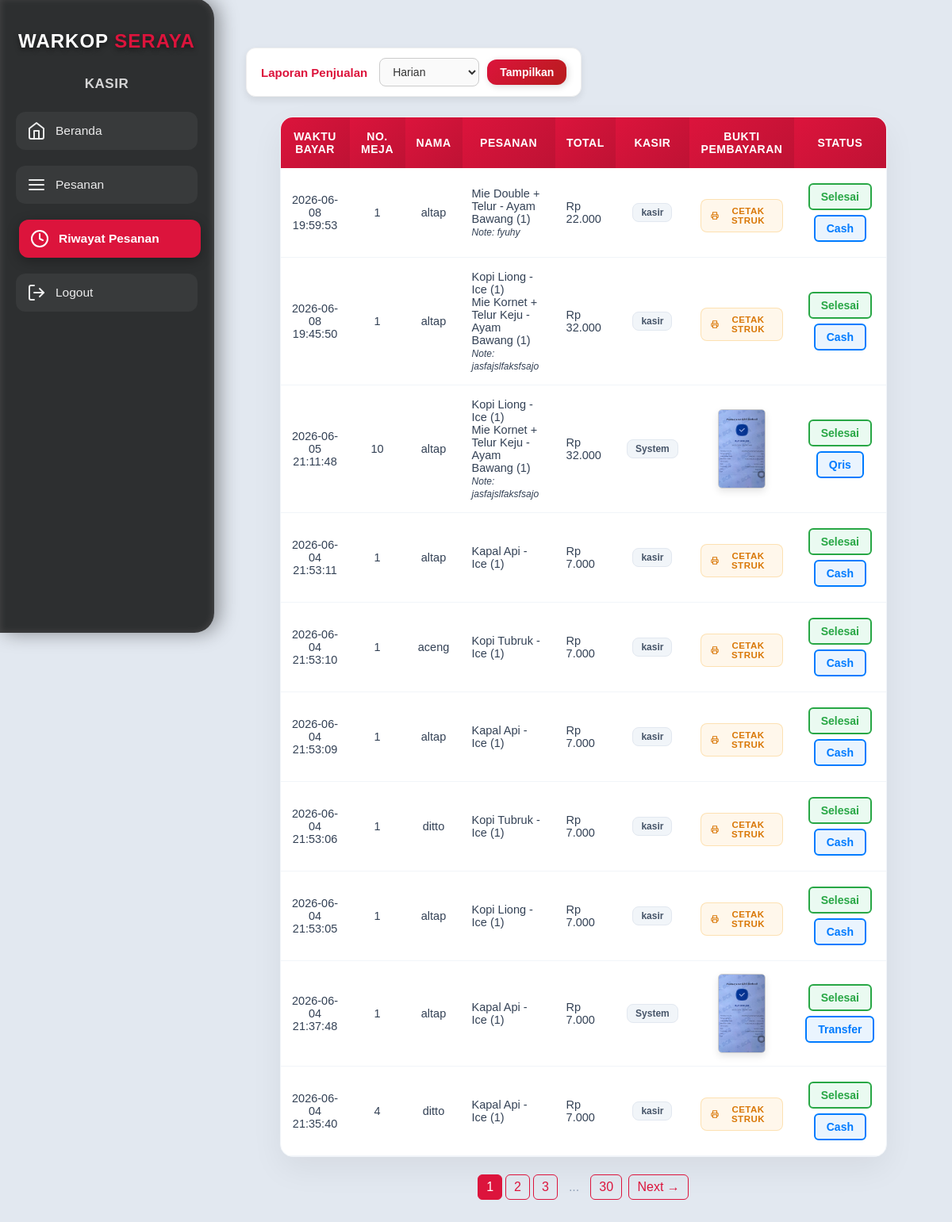
The app's page /admin_kasir/riwayat_pesanan.php (signed in) with its own data.
### tables this page shows
CREATE TABLE `transaksi` (
  `id_transaksi` int NOT NULL,
  `id_admin` int DEFAULT NULL,
  `nama_pemesan` varchar(100) NOT NULL,
  `nomor_meja` varchar(25) NOT NULL,
  `status_pesanan` enum('draft','pending','diproses','selesai','dibayar') NOT NULL,
  `waktu_pemesanan` timestamp NOT NULL DEFAULT CURRENT_TIMESTAMP,
  `total` decimal(10,2) NOT NULL
);

### admin_kasir/riwayat_pesanan.php (the view, shortened to what this page needs)
<?php
include "../koneksi.php";
$limit = 10;
$page = isset($_GET['page']) ? (int)$_GET['page'] : 1;
$start = ($page - 1) * $limit;
$countSql = "
  SELECT COUNT(DISTINCT t.id_transaksi) as total
  FROM transaksi t
  JOIN pembayaran pby ON t.id_transaksi = pby.id_transaksi
  WHERE LOWER(TRIM(t.status_pesanan)) = 'selesai'
    AND LOWER(TRIM(pby.status)) = 'sudah bayar'
";
$countRes = mysqli_query($conn, $countSql);
$totalRow = mysqli_fetch_assoc($countRes)['total'];
$totalPages = ceil($totalRow / $limit);
function renderRiwayatTable($conn, $start, $limit) {
    $sql = "
      SELECT
        t.id_transaksi,
        t.nomor_meja,
        t.nama_pemesan,
        t.status_pesanan,
        t.waktu_pemesanan,
        t.total,
        t.id_admin,
        a.username AS nama_kasir,
        pby.metode,
        pby.status AS status_bayar,
        pby.waktu_bayar,
        pby.bukti_file,
        GROUP_CONCAT(
          CONCAT(
            pr.nama_produk,
            IF(vp.nama_varian IS NOT NULL AND vp.nama_varian <> '',
               CONCAT(' - ', vp.nama_varian),
               ''
            ),
            ' (', d.quantity, ')',
            IF(d.catatan IS NOT NULL AND d.catatan <> '',
               CONCAT('<br><small><i>Note: ', d.catatan, '</i></small>'),
               ''
            )
          ) ORDER BY d.id_detail ASC SEPARATOR '<br>'
        ) AS pesanan
      FROM transaksi t
      JOIN detail_transaksi d ON t.id_transaksi = d.id_transaksi
      JOIN produk pr ON d.id_produk = pr.id_produk
      LEFT JOIN varian_produk vp ON d.id_varian = vp.id_varian
      JOIN pembayaran pby ON t.id_transaksi = pby.id_transaksi
      LEFT JOIN admin a ON t.id_admin = a.id_admin
      WHERE LOWER(TRIM(t.status_pesanan)) = 'selesai'
        AND LOWER(TRIM(pby.status)) = 'sudah bayar'
      GROUP BY t.id_transaksi, t.nomor_meja, t.nama_pemesan, t.status_pesanan, t.waktu_pemesanan, t.total, pby.metode, pby.status, pby.waktu_bayar, pby.bukti_file, a.username
      ORDER BY pby.waktu_bayar DESC
      LIMIT $start, $limit
    ";
    $result = mysqli_query($conn, $sql);
    if ($result && mysqli_num_rows($result) > 0) {
        while ($row = mysqli_fetch_assoc($result)) {
            $id = (int)$row['id_transaksi'];
            echo "<tr data-id='{$id}'>";
            echo "<td>".htmlspecialchars($row['waktu_bayar'])."</td>";
            echo "<td>".htmlspecialchars($row['nomor_meja'])."</td>";
            echo "<td>".htmlspecialchars($row['nama_pemesan'])."</td>";
            echo "<td>".$row['pesanan']."</td>";
            echo "<td style='text-align:left;'>Rp ".number_format($row['total'], 0, ',', '.')."</td>";
            echo "<td><span class='badge-kasir'>".htmlspecialchars($row['nama_kasir'] ?? 'System')."</span></td>";
            echo "<td>";
            if (!empty($row['bukti_file'])) {
                $bukti_path = "../uploads/" . htmlspecialchars($row['bukti_file']);
                echo "<img src='{$bukti_path}'
                             alt='Bukti Pembayaran'
                             class='bukti-img'
                             style='width:60px; height:auto; border-radius:5px; border:1px solid #ccc; cursor:pointer; display:block; margin:0 auto;'>";
            }
            $metode_clean = strtolower(trim($row['metode'] ?? ''));
            if ($metode_clean === 'cash' || empty($metode_clean)) {
                echo "<button type='button' class='btn-cetak-struk' data-id='{$id}'><svg xmlns=\"http://www.w3.org/2000/svg\" width=\"14\" height=\"14\" viewBox=\"0 0 24 24\" fill=\"none\" stroke=\"currentColor\" stroke-width=\"2.5\" stroke-linecap=\"round\" stroke-linejoin=\"round\" class=\"feather feather-printer\"><polyline points=\"6 9 6 2 18 2 18 9\"></polyline><path d=\"M6 18H4a2 2 0 0 1-2-2v-5a2 2 0 0 1 2-2h16a2 2 0 0 1 2 2v5a2 2 0 0 1-2 2h-2\"></path><rect x=\"6\" y=\"14\" width=\"12\" height=\"8\"></rect></svg>Cetak Struk</button>";
            }
            echo "</td>";
            echo "<td>
                    <span class='status-box selesai'>Selesai</span><br>
                    <span class='status-box bayar'>".ucfirst(htmlspecialchars($row['metode']))."</span>
                  </td>";
            echo "</tr>";
        }
    } else {
        echo "<tr><td colspan='7' class='no-order'>Tidak ada riwayat pesanan</td></tr>";
    }
}
?>
<!DOCTYPE html>
<html lang="id">
<head>
  <link rel="stylesheet" href="../css/kasir.css" />
  <link rel="stylesheet" href="../css/logout.css" />
</head>
<body class="page-riwayatpesanan">
  <div class="sidebar">
    <h1>WARKOP<span> SERAYA</span></h1>
    <h2>KASIR</h2>
    <ul>
      <li><a href="dashboard.php"><i data-feather="home"></i> Beranda</a></li>
      <li><a href="pesanan.php"><i data-feather="menu"></i> Pesanan</a></li>
      <li><a href="riwayat_pesanan.php" class="active"><i data-feather="clock"></i> Riwayat Pesanan</a></li>
      <li><a href="#" id="logoutBtn"><i data-feather="log-out"></i> Logout</a></li>
    </ul>
  </div>
  <div class="main">
    <div class="content">
      <div class="rekap-filter">
        <label for="periode">Laporan Penjualan</label>
        <select id="periode">
          <option value="harian">Harian</option>
        </select>
        <button id="tampilkanRekap">Tampilkan</button>
      </div>
      <table class="pesanan-table">
        <thead>
          <tr>
            <th>Waktu Bayar</th>
            <th>No. Meja</th>
            <th>Nama</th>
            <th>Pesanan</th>
            <th>Total</th>
            <th>Kasir</th>
            <th>Bukti Pembayaran</th>
            <th>Status</th>
          </tr>
        </thead>
        <tbody id="riwayat-table-body">
          <?php renderRiwayatTable($conn, $start, $limit); ?>
        </tbody>
      </table>
      <div class="pagination">
        <?php
          $range = 2;
          $startPage = max(1, $page - $range);
          $endPage = min($totalPages, $page + $range);
          for ($i = $startPage; $i <= $endPage; $i++) {
              echo '<a href="?page='.$i.'" class="'.($i == $page ? 'active' : '').'">'.$i.'</a>';
          }
          if ($endPage < $totalPages) {
              if ($endPage < $totalPages - 1) echo '<span class="dots">...</span>';
              echo '<a href="?page='.$totalPages.'">'.$totalPages.'</a>';
          }
        ?>
        <?php if ($page < $totalPages): ?>
          <a href="?page=<?= $page + 1 ?>">Next →</a>
        <?php endif; ?>
      </div>
    </div>
  </div>
</body>
</html>

### records on screen
transaksi: waktu_bayar "2026-06-08 19:59:53", nomor_meja "1", nama_pemesan "altap", pesanan "Mie Double + Telur - Ayam Bawang (1) Note: fyuhy", total "22.000", id_admin.username "kasir", metode "Cash"
transaksi: waktu_bayar "2026-06-08 19:45:50", nomor_meja "1", nama_pemesan "altap", pesanan "Kopi Liong - Ice (1) Mie Kornet + Telur Keju - Ayam Bawang (1) Note: jasfajslfaksfsajo", total "32.000", id_admin.username "kasir", metode "Cash"
transaksi: waktu_bayar "2026-06-05 21:11:48", nomor_meja "10", nama_pemesan "altap", pesanan "Kopi Liong - Ice (1) Mie Kornet + Telur Keju - Ayam Bawang (1) Note: jasfajslfaksfsajo", total "32.000", nama_kasir "System", metode "Qris"
transaksi: waktu_bayar "2026-06-04 21:53:11", nomor_meja "1", nama_pemesan "altap", pesanan "Kapal Api - Ice (1)", total "7.000", id_admin.username "kasir", metode "Cash"
transaksi: waktu_bayar "2026-06-04 21:53:10", nomor_meja "1", nama_pemesan "aceng", pesanan "Kopi Tubruk - Ice (1)", total "7.000", id_admin.username "kasir", metode "Cash"
transaksi: waktu_bayar "2026-06-04 21:53:09", nomor_meja "1", nama_pemesan "altap", pesanan "Kapal Api - Ice (1)", total "7.000", id_admin.username "kasir", metode "Cash"
transaksi: waktu_bayar "2026-06-04 21:53:06", nomor_meja "1", nama_pemesan "ditto", pesanan "Kopi Tubruk - Ice (1)", total "7.000", id_admin.username "kasir", metode "Cash"
transaksi: waktu_bayar "2026-06-04 21:53:05", nomor_meja "1", nama_pemesan "altap", pesanan "Kopi Liong - Ice (1)", total "7.000", id_admin.username "kasir", metode "Cash"
transaksi: waktu_bayar "2026-06-04 21:37:48", nomor_meja "1", nama_pemesan "altap", pesanan "Kapal Api - Ice (1)", total "7.000", nama_kasir "System", metode "Transfer"
transaksi: waktu_bayar "2026-06-04 21:35:40", nomor_meja "4", nama_pemesan "ditto", pesanan "Kapal Api - Ice (1)", total "7.000", id_admin.username "kasir", metode "Cash"

### other values on screen
$totalPages "30"
